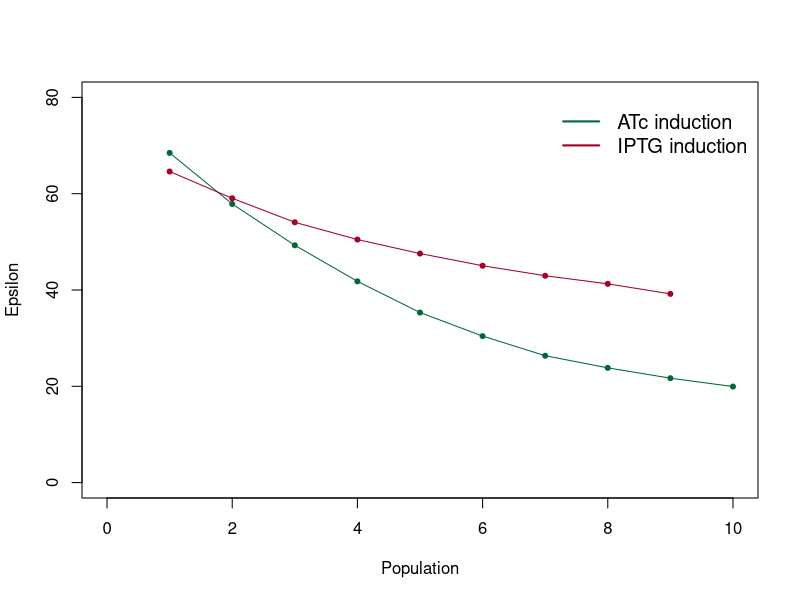

The R script that drew this image:

ATc_epsilon <- c(68.47745251, 57.8679862609, 49.2835265802, 41.7978223904, 35.3180173666, 30.4227706464, 26.3459953444, 23.8256874601, 21.6831500945, 19.9485472759)
IPTG_epsilon <-c(64.60678611, 59.0427268608, 54.0599584625, 50.4772129194, 47.5687027846, 45.0386758047,  42.9565751568,  41.2733335703,  39.1936278926)
population_Atc <-c(1,2,3,4,5,6,7,8,9,10)
population_iptg <-c(1,2,3,4,5,6,7,8,9)

plot(population_Atc, ATc_epsilon, xlim=c(0,10), ylim=c(0,80), col='#006837', pch=20, xlab='Population', ylab='Epsilon')
lines(population_Atc, ATc_epsilon, col='#006837')
points(population_iptg, IPTG_epsilon, xlim=c(0,10), ylim=c(0,80), col='#a50026', pch=20)
lines(population_iptg, IPTG_epsilon, col='#a50026')
legend(7, 80, legend=c("ATc induction", "IPTG induction"),
       col=c('#006837', "#a50026"), lwd=2, cex=1.2,  box.lty=0)
#abline(h=10, lty=5)
#text(1,12,"Epsilon = 10")

